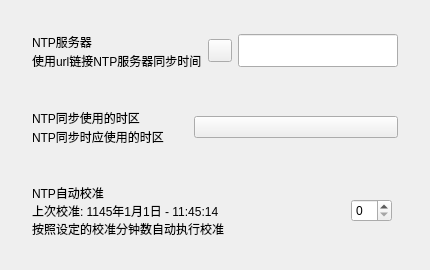
          <widget class="CardWidget" name="CardWidget_17">
           <property name="minimumSize">
            <size>
             <width>0</width>
             <height>70</height>
            </size>
           </property>
           <layout class="QVBoxLayout" name="verticalLayout_29">
            <property name="leftMargin">
             <number>16</number>
            </property>
            <property name="topMargin">
             <number>16</number>
            </property>
            <property name="rightMargin">
             <number>16</number>
            </property>
            <property name="bottomMargin">
             <number>16</number>
            </property>
            <item>
             <widget class="CardWidget" name="CardWidget_19">
              <property name="minimumSize">
               <size>
                <width>0</width>
                <height>70</height>
               </size>
              </property>
              <layout class="QHBoxLayout" name="horizontalLayout_20">
               <property name="leftMargin">
                <number>16</number>
               </property>
               <property name="topMargin">
                <number>16</number>
               </property>
               <property name="rightMargin">
                <number>16</number>
               </property>
               <property name="bottomMargin">
                <number>16</number>
               </property>
               <item>
                <layout class="QVBoxLayout" name="verticalLayout_31">
                 <property name="spacing">
                  <number>0</number>
                 </property>
                 <item>
                  <widget class="StrongBodyLabel" name="StrongBodyLabel_21">
                   <property name="sizePolicy">
                    <sizepolicy hsizetype="Expanding" vsizetype="Preferred">
                     <horstretch>0</horstretch>
                     <verstretch>0</verstretch>
                    </sizepolicy>
                   </property>
                   <property name="text">
                    <string>NTP服务器</string>
                   </property>
                  </widget>
                 </item>
                 <item>
                  <widget class="CaptionLabel" name="CaptionLabel_18">
                   <property name="text">
                    <string>使用url链接NTP服务器同步时间</string>
                   </property>
                   <property name="wordWrap">
                    <bool>false</bool>
                   </property>
                   <property name="lightColor" stdset="0">
                    <color alpha="150">
                     <red>0</red>
                     <green>0</green>
                     <blue>0</blue>
                    </color>
                   </property>
                   <property name="darkColor" stdset="0">
                    <color alpha="200">
                     <red>255</red>
                     <green>255</green>
                     <blue>255</blue>
                    </color>
                   </property>
                  </widget>
                 </item>
                </layout>
               </item>
               <item>
                <widget class="ToolButton" name="ntp_refresh_button"/>
               </item>
               <item>
                <widget class="LineEdit" name="ntp_server_url">
                 <property name="sizePolicy">
                  <sizepolicy hsizetype="Maximum" vsizetype="Fixed">
                   <horstretch>0</horstretch>
                   <verstretch>0</verstretch>
                  </sizepolicy>
                 </property>
                 <property name="minimumSize">
                  <size>
                   <width>160</width>
                   <height>33</height>
                  </size>
                 </property>
                </widget>
               </item>
              </layout>
             </widget>
            </item>
            <item>
             <widget class="CardWidget" name="CardWidget_21">
              <property name="minimumSize">
               <size>
                <width>0</width>
                <height>70</height>
               </size>
              </property>
              <layout class="QHBoxLayout" name="horizontalLayout_22">
               <property name="leftMargin">
                <number>16</number>
               </property>
               <property name="topMargin">
                <number>16</number>
               </property>
               <property name="rightMargin">
                <number>16</number>
               </property>
               <property name="bottomMargin">
                <number>16</number>
               </property>
               <item>
                <layout class="QVBoxLayout" name="verticalLayout_33">
                 <property name="spacing">
                  <number>0</number>
                 </property>
                 <item>
                  <widget class="StrongBodyLabel" name="StrongBodyLabel_23">
                   <property name="sizePolicy">
                    <sizepolicy hsizetype="Expanding" vsizetype="Preferred">
                     <horstretch>0</horstretch>
                     <verstretch>0</verstretch>
                    </sizepolicy>
                   </property>
                   <property name="text">
                    <string>NTP同步使用的时区</string>
                   </property>
                  </widget>
                 </item>
                 <item>
                  <widget class="CaptionLabel" name="CaptionLabel_21">
                   <property name="text">
                    <string>NTP同步时应使用的时区</string>
                   </property>
                   <property name="wordWrap">
                    <bool>false</bool>
                   </property>
                   <property name="lightColor" stdset="0">
                    <color alpha="150">
                     <red>0</red>
                     <green>0</green>
                     <blue>0</blue>
                    </color>
                   </property>
                   <property name="darkColor" stdset="0">
                    <color alpha="200">
                     <red>255</red>
                     <green>255</green>
                     <blue>255</blue>
                    </color>
                   </property>
                  </widget>
                 </item>
                </layout>
               </item>
               <item>
                <widget class="ComboBox" name="ntp_sync_timezone">
                 <property name="minimumSize">
                  <size>
                   <width>204</width>
                   <height>0</height>
                  </size>
                 </property>
                </widget>
               </item>
              </layout>
             </widget>
            </item>
            <item>
             <widget class="CardWidget" name="CardWidget_20">
              <property name="minimumSize">
               <size>
                <width>0</width>
                <height>70</height>
               </size>
              </property>
              <layout class="QHBoxLayout" name="horizontalLayout_21">
               <property name="leftMargin">
                <number>16</number>
               </property>
               <property name="topMargin">
                <number>16</number>
               </property>
               <property name="rightMargin">
                <number>16</number>
               </property>
               <property name="bottomMargin">
                <number>16</number>
               </property>
               <item>
                <layout class="QVBoxLayout" name="verticalLayout_32">
                 <property name="spacing">
                  <number>0</number>
                 </property>
                 <item>
                  <widget class="StrongBodyLabel" name="StrongBodyLabel_22">
                   <property name="sizePolicy">
                    <sizepolicy hsizetype="Expanding" vsizetype="Preferred">
                     <horstretch>0</horstretch>
                     <verstretch>0</verstretch>
                    </sizepolicy>
                   </property>
                   <property name="text">
                    <string>NTP自动校准</string>
                   </property>
                  </widget>
                 </item>
                 <item>
                  <widget class="CaptionLabel" name="CaptionLabel_20">
                   <property name="styleSheet">
                    <string notr="true"/>
                   </property>
                   <property name="text">
                    <string>上次校准: 1145年1月1日 - 11:45:14</string>
                   </property>
                   <property name="wordWrap">
                    <bool>false</bool>
                   </property>
                   <property name="lightColor" stdset="0">
                    <color alpha="150">
                     <red>0</red>
                     <green>0</green>
                     <blue>0</blue>
                    </color>
                   </property>
                   <property name="darkColor" stdset="0">
                    <color alpha="200">
                     <red>255</red>
                     <green>255</green>
                     <blue>255</blue>
                    </color>
                   </property>
                  </widget>
                 </item>
                 <item>
                  <widget class="CaptionLabel" name="CaptionLabel_19">
                   <property name="text">
                    <string>按照设定的校准分钟数自动执行校准</string>
                   </property>
                   <property name="wordWrap">
                    <bool>false</bool>
                   </property>
                   <property name="lightColor" stdset="0">
                    <color alpha="150">
                     <red>0</red>
                     <green>0</green>
                     <blue>0</blue>
                    </color>
                   </property>
                   <property name="darkColor" stdset="0">
                    <color alpha="200">
                     <red>255</red>
                     <green>255</green>
                     <blue>255</blue>
                    </color>
                   </property>
                  </widget>
                 </item>
                </layout>
               </item>
               <item>
                <widget class="SpinBox" name="ntp_refresh_picker"/>
               </item>
               <item>
                <widget class="SwitchButton" name="switch_enable_ntp_auto_sync" native="true">
                 <property name="onText" stdset="0">
                  <string>启用</string>
                 </property>
                 <property name="offText" stdset="0">
                  <string>关闭</string>
                 </property>
                </widget>
               </item>
              </layout>
             </widget>
            </item>
           </layout>
          </widget>
